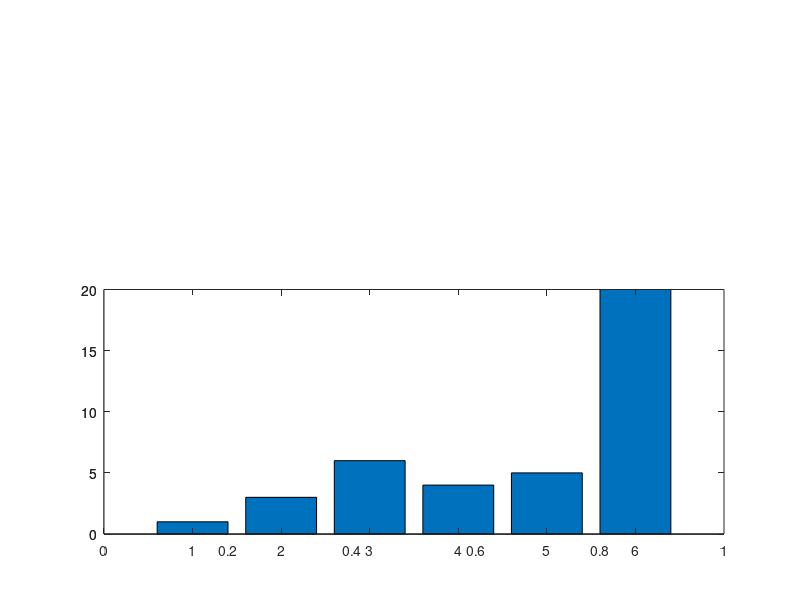

Recreate this plot in MATLAB.
a=[1 3 6 4 5 300];

ylim1=[0 20];
ylim2=[100 300];
xlim=[0 length(a)+1];

figure;

% retrieve your default axis pos
clf;
p0=get(gca,'position')
delete(gcf);

% create axis1
%a1=axes('position',[p0(1) p0(2) p0(3)/2-.025 p0(4)]);
a1=axes('position',[p0(1) p0(2) p0(3) p0(4)/2]);
%a2=axes('position',[p0(1) p0(4)/2+.145 p0(3) p0(4)/2])
%barh(a);
%bar(a);
set(a1,'ylim',ylim1);
%set(a2,'xlim',xlim,'ylim',ylim2);
%set(a2,'xtick',[]);
%box off;

% create axis2
%a2=axes('position',[p0(1)+p0(3)/2+.025 p0(2) p0(3)/2-.025 p0(4)]);
%a2=axes('position',[p0(1) p0(4)/2+.145 p0(3) p0(4)/2])
%a2=axes('position',[p0(1) p0(4)/2+.145 p0(3) p0(4)/2])
a2=axes('position',[p0(1) p0(2) p0(3) p0(4)/2]);
%barh(a);
bar(a);

set(a2,'ylim',ylim1);
%set(a2,'ylim',ylim2);
%set(a2,'xlim',xlim,'ylim',ylim2);
%set(a2,'xtick',[]);
%set(a2,'xcolor',get(a2,'color'));
%box off

%%%%%%%%%%%%%%%% plotting %%%%%%%%%%%%%%%%%%%%%
output = "break_axis";

%figure;
saveas(1, strcat(output, ".png"));

%box off
